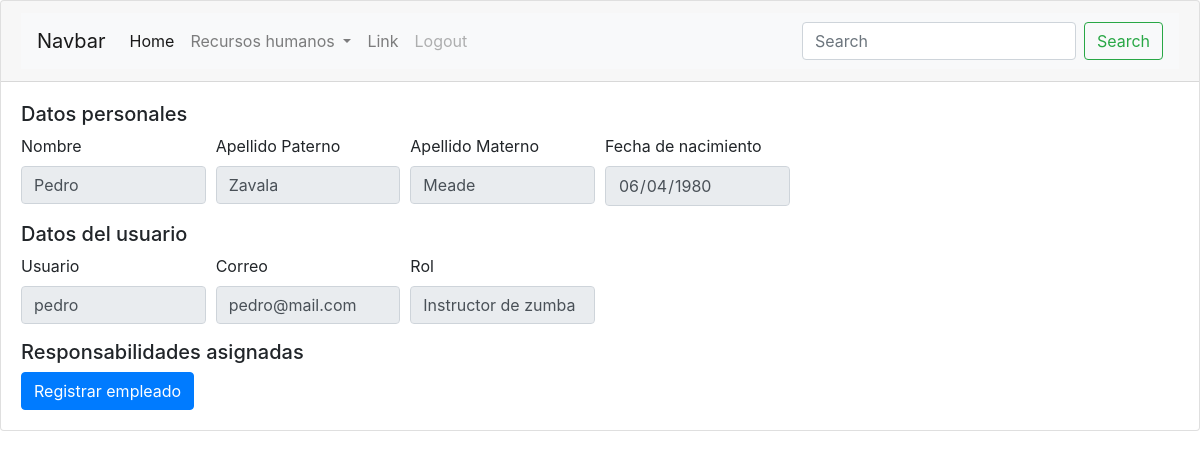
The app's page /RH/22/ (signed in) with its own data.
### RH/models.py (models this page shows)
class Empleado(models.Model):
	nombre=models.CharField(max_length=120)
	apellido_paterno=models.CharField(max_length=120)
	apellido_materno=models.CharField(max_length=120,blank=True,null=True)
	fecha_de_nacimiento=models.DateTimeField(blank=True,null=True)
	fecha_de_alta=models.DateTimeField(default=timezone.now)
	rol=models.ForeignKey(Rol,on_delete=models.CASCADE)
	usuario=models.OneToOneField('auth.User',on_delete=models.CASCADE)

class Rol(models.Model):
	nombre=models.CharField(max_length=120)
	descripcion=models.TextField()

### RH/views.py (the view)
# urls.py: path('<int:pk>/',views.empleados_show,name='empleados_show'),
@login_required
def empleados_show(request,pk):
	empleado=Empleado.objects.get(pk=pk)
	return render(request,'RH/empleados_create.html',{'empleado':empleado,'show':True})

### RH/templates/RH/empleados_create.html (shortened to what this page needs)
{% extends "base.html" %}
{% block content %}
	<form method="POST" onsubmit="return validatePass()">
		<h5>Datos personales</h5>
		<div class="form-row">
			<div class="form-group col-md-2">
			    <label for="inputNombre">Nombre</label>
			    <input type="text" class="form-control" id="inputNombre" name="nombre" required="" value="{%firstof empleado.nombre%}" {%if show%} readonly="" {%endif%}>
			</div>
			<div class="form-group col-md-2">
			    <label for="inputApellidoP">Apellido Paterno</label>
			    <input type="text" class="form-control" id="inputApellidoP" name="apellido_paterno" required="" value="{%firstof empleado.apellido_paterno%}" {%if show%} readonly="" {%endif%}>
			</div>
			<div class="form-group col-md-2">
			    <label for="inputApellidoM">Apellido Materno</label>
			    <input type="text" class="form-control" id="inputApellidoM" name="apellido_materno" value="{%firstof empleado.apellido_materno%}" {%if show%} readonly="" {%endif%}>
			</div>
			<div class="form-group col-md-2">
			    <label for="inputNacimiento">Fecha de nacimiento</label>
			    <input type="date" class="form-control" id="inputNacimiento" name="fecha_de_nacimiento" required="" value="{%firstof empleado.fecha_de_nacimiento|date:'Y-m-d'%}" {%if show%} readonly="" {%endif%}>
			</div>
		</div>
		<h5>Datos del usuario</h5>
	  <div class="form-row">
	  	<div class="form-group col-md-2">
	      <label for="inputUsuario">Usuario</label>
	      <input type="text" class="form-control" id="inputUsuario" name="username" value="{%firstof empleado.usuario.username%}" {%if show%} readonly="" {%endif%}>
	    </div>
	    <div class="form-group col-md-2">
	      <label for="inputCorreo">Correo</label>
	      <input type="email" class="form-control" id="inputCorreo" placeholder="Email" name="email" value="{%firstof empleado.usuario.email%}" {%if show%} readonly="" {%endif%}>
	    </div>
	    {%if show%}
	    	<div class="form-group col-md-2">
		      <label for="inputRol">Rol</label>
		      <input type="text" class="form-control" id="inputRol" name="" value="{{empleado.rol.nombre}}" readonly="">
		    </div>
	    {%endif%}
	  </div>
	  {%if show%}
	  	<h5>Responsabilidades asignadas</h5>
	  {%endif%}
	  <button type="submit" class="btn btn-primary">Registrar empleado</button>
	</form>
{% endblock content %}

### records on screen
Empleado: nombre "Pedro", apellido_paterno "Zavala", apellido_materno "Meade", fecha_de_nacimiento "06/04/1980", username "pedro", email "pedro@mail.com", rol.nombre "Instructor de zumba"
